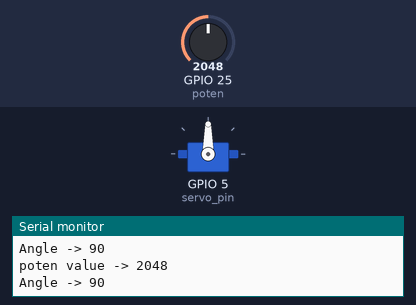
Recording of a sketch running on a simulated ESP32. Parts: servo, the last lines printed to the serial monitor. The inputs (shaded band) are chosen by the test bench; at power-on: GPIO 25 (poten) = 2048.

Above: at 1.2 s.
1.3 s: GPIO 25 (poten) set to 2866
At 2.1 s:
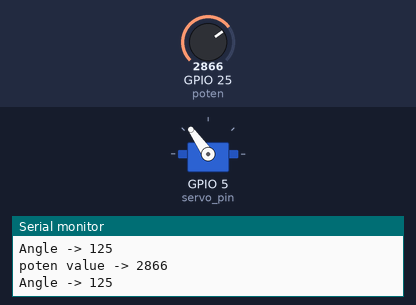
2.8 s: GPIO 25 (poten) set to 3603
At 3.6 s:
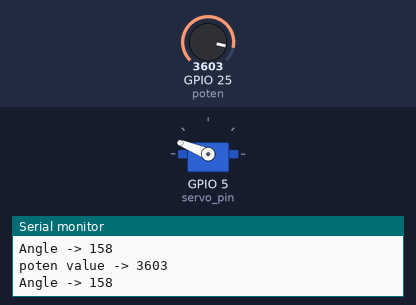
4.3 s: GPIO 25 (poten) set to 4095
At 5.1 s:
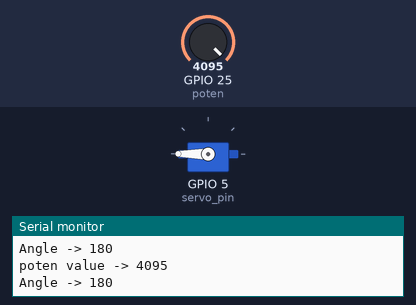
5.8 s: GPIO 25 (poten) set to 1228
At 6.6 s:
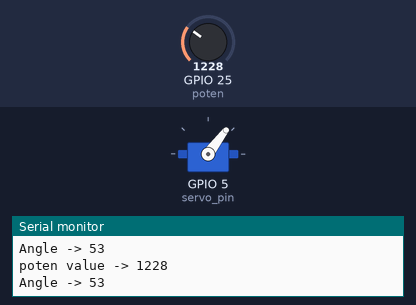
7.3 s: GPIO 25 (poten) set to 491
At 8.1 s:
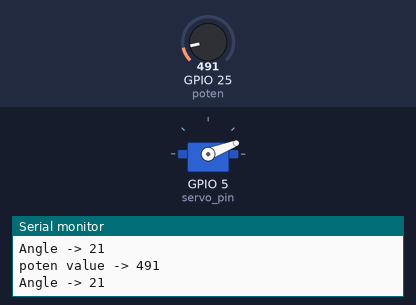
8.8 s: GPIO 25 (poten) set to 0
At 10.2 s:
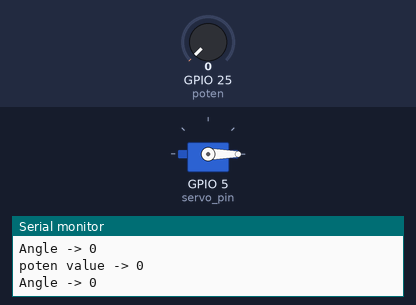
Timing chart, 0 to 11.3 s (numbered marks = the images above; inputs shaded):
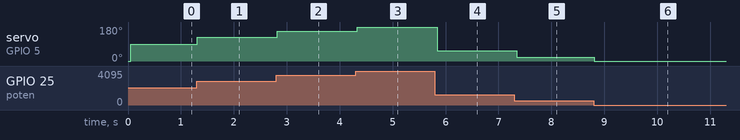

Measured:
- after the input at 1.3 s, servo on GPIO 5 (servo_pin): 90° → 125° at once
- after the input at 2.8 s, servo on GPIO 5 (servo_pin): 125° → 158° at once
- after the input at 4.3 s, servo on GPIO 5 (servo_pin): 158° → 180° at once
- after the input at 5.8 s, servo on GPIO 5 (servo_pin): 180° → 53° at once
- after the input at 7.3 s, servo on GPIO 5 (servo_pin): 53° → 21° after 0.05 s
- after the input at 8.8 s, servo on GPIO 5 (servo_pin): 21° → 0° at once

The sketch:

Potent.ino
```cpp
#include <ESP32Servo.h>   // Include the ESP32Servo library to control the servo motor

#define poten 25          // Define the analog pin number for the potentiometer
#define servo_pin 5       // Define the GPIO pin number for the servo motor
#define step_delay 50     // Define the delay time (in milliseconds) between each servo movement

Servo servo;             // Create a Servo object to control the servo motor

void setup()
{
  // put your setup code here, to run once:
  Serial.begin(9600);    // Start serial communication with a baud rate of 9600
  pinMode(poten, INPUT); // Set the potentiometer pin as input
  servo.attach(servo_pin); // Attach the servo motor to the specified GPIO pin
  servo.write(0);        // Move the servo motor to its initial position (0 degrees)
  delay(step_delay);     // Wait for the servo to reach its position before proceeding
}

void loop()
{
  // put your main code here, to run repeatedly:
  int signal = analogRead(poten);  // Read the analog value from the potentiometer
  Serial.print("poten value -> "); // Print a label for the potentiometer value
  Serial.println(signal);          // Print the current value read from the potentiometer
  signal = map(signal, 0, 4095, 0, 180); // Map the potentiometer value to the servo motor's angle range (0-180 degrees)
  Serial.print("Angle -> ");       // Print a label for the mapped angle value
  Serial.println(signal);          // Print the mapped angle value
  servo.write(signal);             // Move the servo motor to the mapped angle position
  delay(step_delay);               // Wait for the servo to reach its position before reading the potentiometer again
}
```
